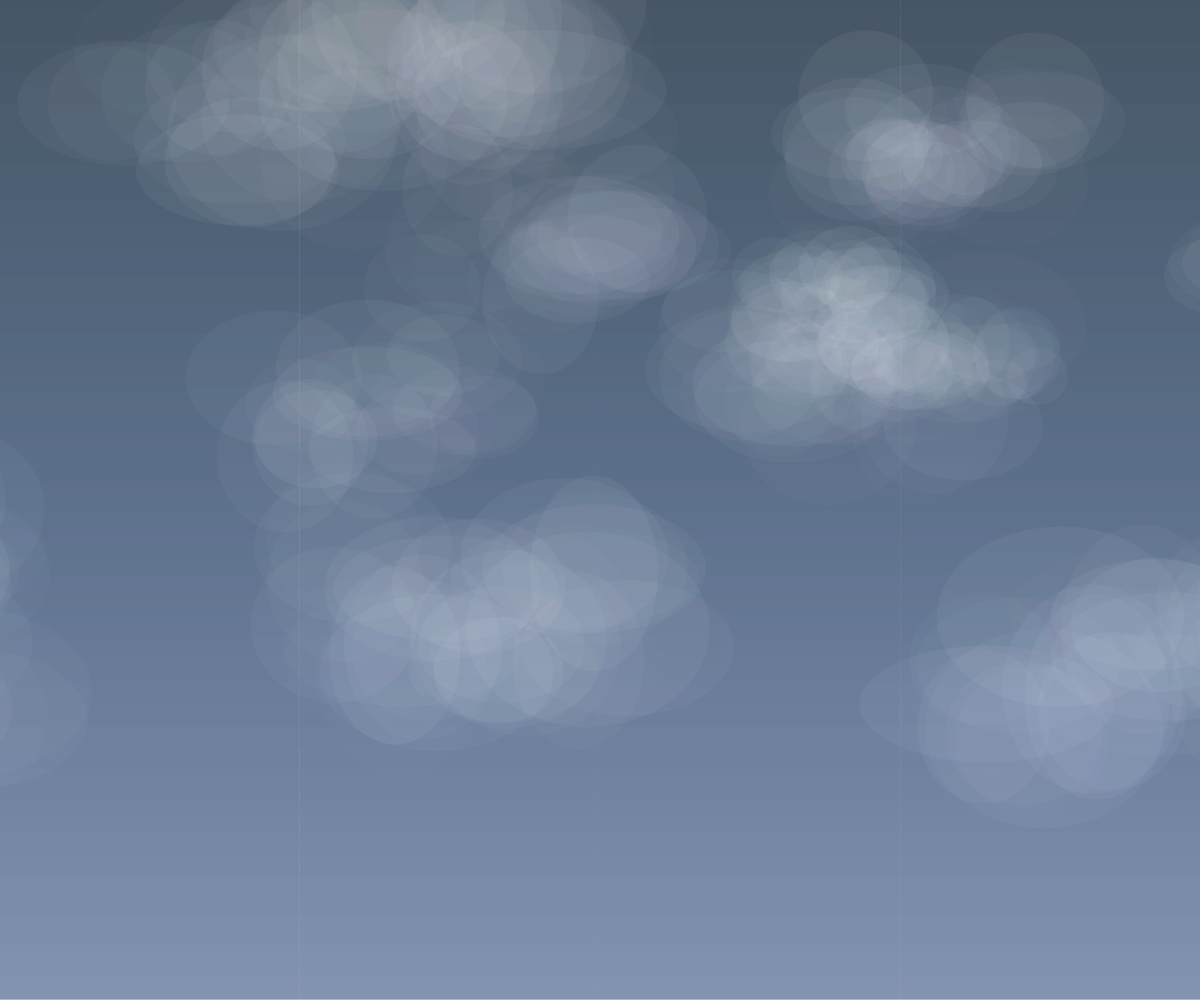
Frame 1 (no input)
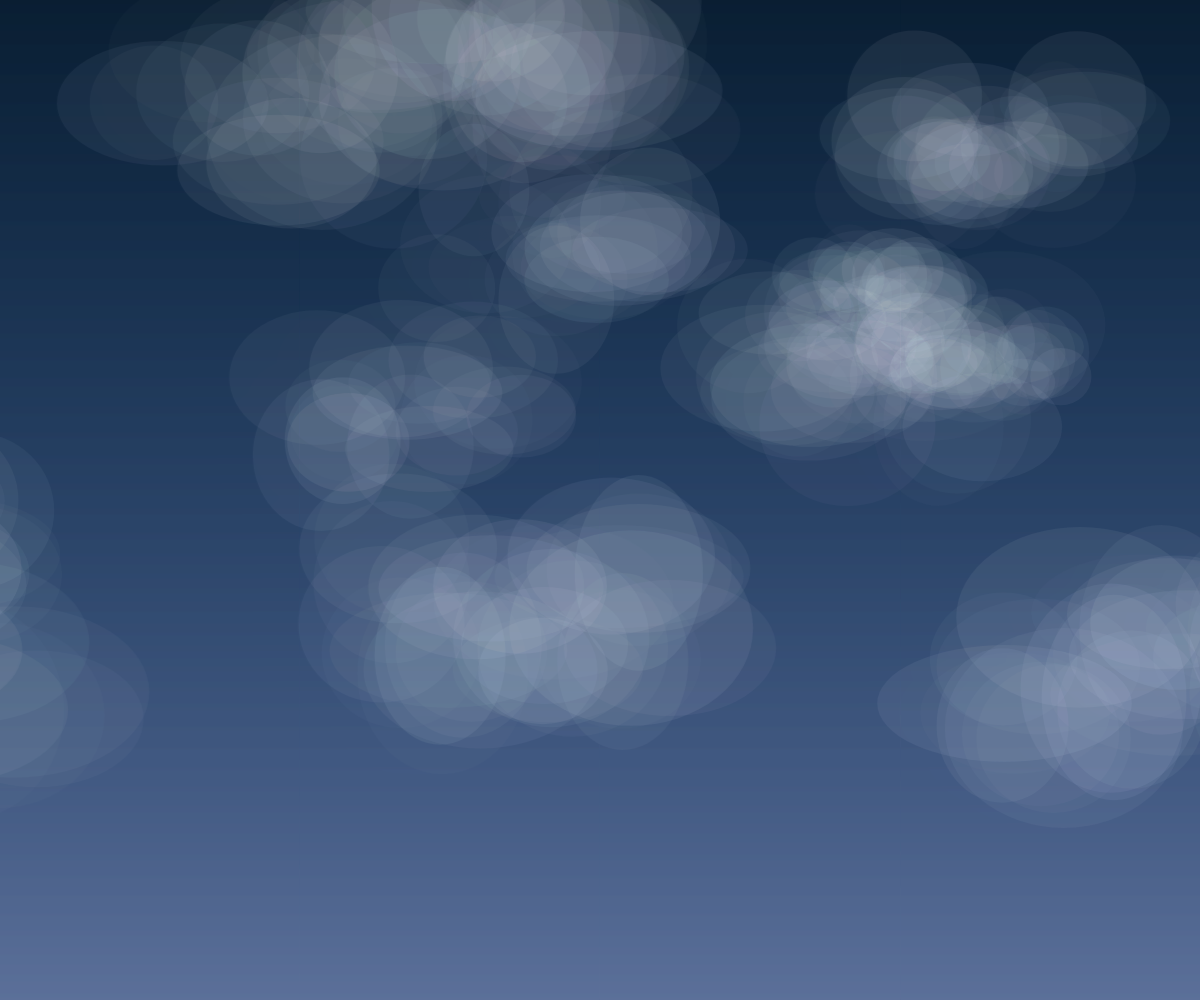
Frame 60 (no input)
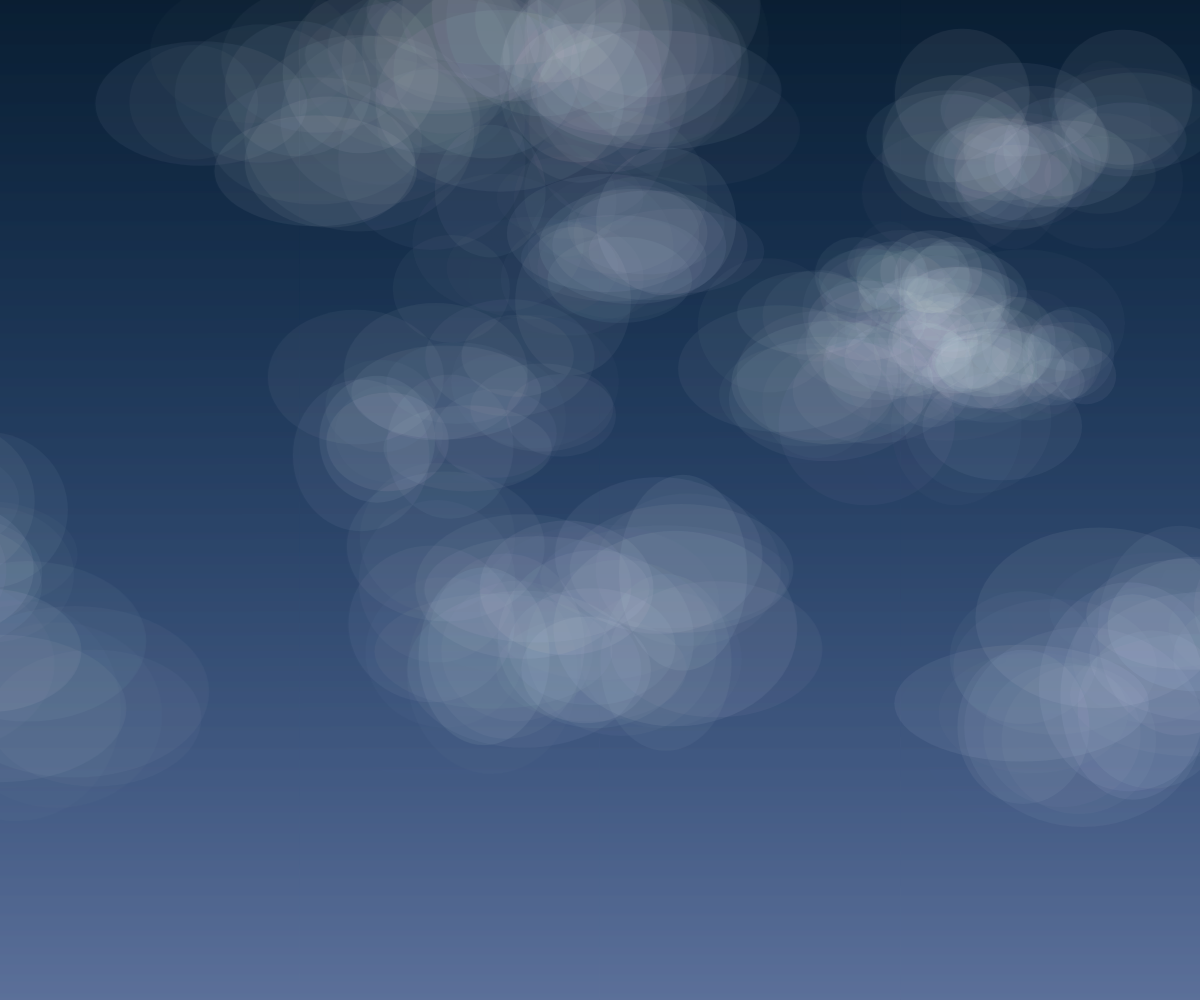
Frame 120 (the mouse pressed at the canvas centre since frame 60)

The p5.js sketch that drew these frames (run headless with seeded random() and noise() and a simulated clock; from frame 60 on, the mouse is pressed at the canvas centre):

// p5.js sketch
// ── sketch.js
/**
 * Ethereal Clouds Sketch
 * Organic, randomly placed cloud-like objects using Perlin noise and soft gradients.
 */

let clouds = [];

function setup() {
    createCanvas(windowWidth, windowHeight);
    colorMode(HSB, 360, 100, 100, 1);
    noStroke();

    // Initialize a set of clouds
    for (let i = 0; i < 15; i++) {
        clouds.push(new Cloud());
    }
}

function draw() {
    // Beautiful sky gradient
    drawSky();

    // Update and show clouds
    for (let cloud of clouds) {
        cloud.update();
        cloud.display();
    }
}

function drawSky() {
    // Draw a radial or linear gradient background for the sky
    for (let y = 0; y < height; y++) {
        let inter = map(y, 0, height, 0, 1);
        let c = lerpColor(color(210, 80, 20), color(220, 40, 60), inter);
        stroke(c);
        line(0, y, width, y);
    }
}

class Cloud {
    constructor() {
        this.init();
    }

    init() {
        this.x = random(-200, width + 200);
        this.y = random(0, height * 0.7);
        this.speed = random(0.2, 1.0);
        this.size = random(100, 300);
        this.numCircles = floor(random(15, 30));
        this.offsets = [];
        this.colors = [];

        // Create random offsets for each circle in the cloud to make it "fluffy"
        for (let i = 0; i < this.numCircles; i++) {
            this.offsets.push({
                x: random(-this.size * 0.6, this.size * 0.6),
                y: random(-this.size * 0.3, this.size * 0.3),
                w: random(this.size * 0.5, this.size),
                h: random(this.size * 0.4, this.size * 0.8),
                noiseOffset: random(1000)
            });
            // Varying whites and light purples
            this.colors.push(color(random(200, 260), random(5, 15), 100, random(0.01, 0.05)));
        }
    }

    update() {
        this.x += this.speed;

        // Wrap around logic
        if (this.x - this.size > width) {
            this.x = -this.size * 2;
            this.y = random(0, height * 0.7);
        }
    }

    display() {
        noStroke();
        for (let i = 0; i < this.numCircles; i++) {
            let off = this.offsets[i];
            fill(this.colors[i]);

            // Add a bit of movement to individual puffs
            let xNoise = noise(off.noiseOffset + frameCount * 0.005) * 20 - 10;
            let yNoise = noise(off.noiseOffset + 100 + frameCount * 0.005) * 10 - 5;

            ellipse(this.x + off.x + xNoise, this.y + off.y + yNoise, off.w, off.h);
        }
    }
}

function windowResized() {
    resizeCanvas(windowWidth, windowHeight);
}
